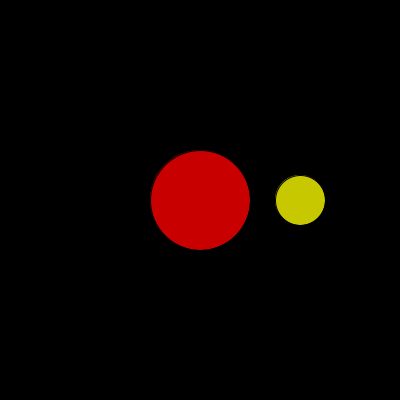
Frame 1 (no input)
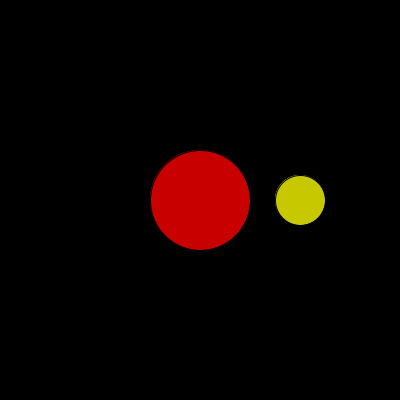
Frame 2 (the mouse pressed at the canvas centre, redrawn once)

The Processing sketch that drew these frames (run headless with seeded random() and noise(); the mouse was pressed at the canvas centre and the sketch redrawn once):

// Processing sketch: processing_130440
// ── processing_130440.pde

//ICE #4
//Copyright Miranda Jacoby, 2014 All Rights Reserved

float x, y, diam;

void setup( ) 
{ 
 size( 400, 400 ); 
 background( 0 ); 
} 
 
void draw( ) 
{ 
 fill( 0, 200, 0 ); 
 circle( 200, 200, 100 ); 
 color col = color( 200, 200, 0 ); 
 circle( 300, 200, 50, col ); 
 noLoop( ); 
} 
 
void circle (float x, float y, float diam) 
{
  stroke(0);
  fill(200, 0, 0);
  ellipse(x, y, diam, diam);
}

void circle (float x, float y, float diam, color col)
{
  stroke(0);
  fill(col);
  ellipse(x, y, diam, diam);
}
